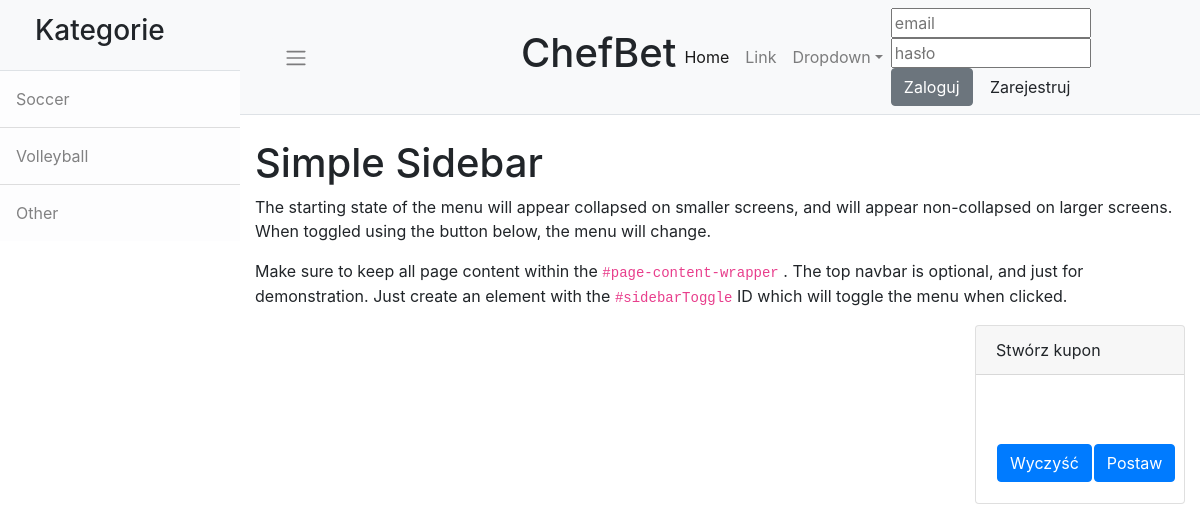
The app's page /test/, older data.
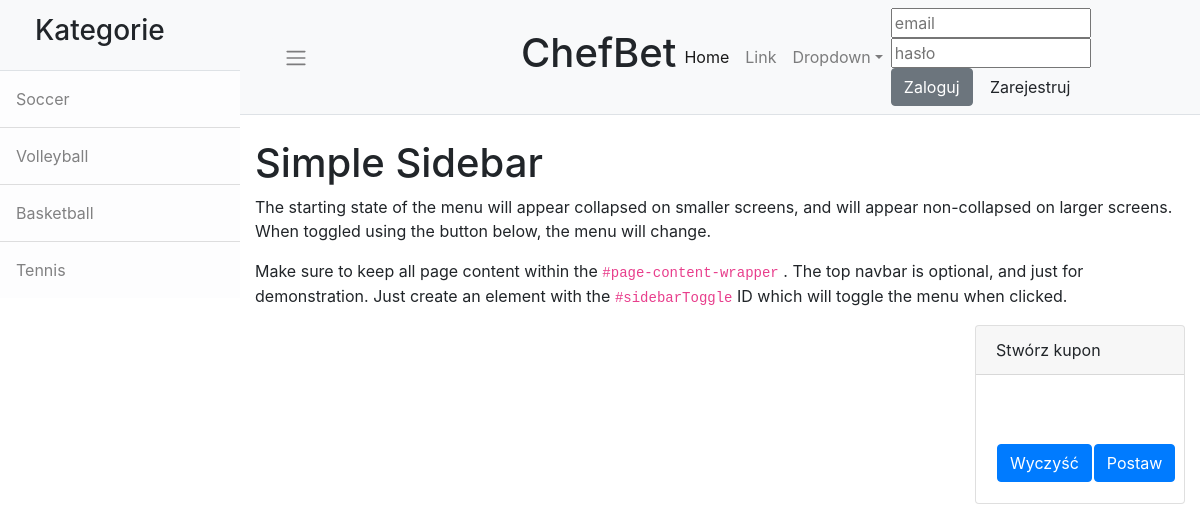
The same page, newer data.
### main/models.py (models this page shows, shortened)
class Category(models.Model):
    name = models.CharField(max_length=20, help_text='Enter an event category (e.g. Soccer)')

### main/views.py (the view)
# urls.py: path('test/', views.test, name='test'),
def test(request):
    template = loader.get_template('main/test.html')
    context = {}
    return HttpResponse(template.render(context, request))

### main/context_processor.py (called while the page is built)
def categories(request):
    from .models import Category
    return {'category_set': Category.objects.all()}

### main/templates/main/test.html (shortened to what the changed rows need)
{% load static %}
<!DOCTYPE html>
<html lang="pl">
<head>
    <link rel="stylesheet" href="https://stackpath.bootstrapcdn.com/bootstrap/4.4.1/css/bootstrap.min.css"
/>
    <link rel="stylesheet" type="text/css" href=" {% static 'main/style.css' %}">
</head>
<body>
<div class="d-flex" id="wrapper">
    <div class="border-end bg-white" id="sidebar-wrapper">
        <div class="list-group list-group-flush">
            {% for category in category_set %}
            <a class="list-group-item list-group-item-action list-group-item-light p-3" href="{% url 'category' category.name %}">{{ category.name }}</a>
            {% endfor %}
        </div>
    </div>
    <div id="page-content-wrapper">
        <nav class="navbar navbar-expand-lg navbar-light bg-light border-bottom">
            <div class="container-fluid">
                <div class="navbar-header" style="padding-left: 200px">
                    <h1>ChefBet</h1>
                </div>
            </div>
        </nav>
        <div class="container-fluid">
            <h1 class="mt-4">Simple Sidebar</h1>
        </div>
    </div>
</div>
</body>
</html>

Row changes from the older to the newer data that the page shows:
removed Category: name "Other"
added Category: name "Basketball"
added Category: name "Tennis"
